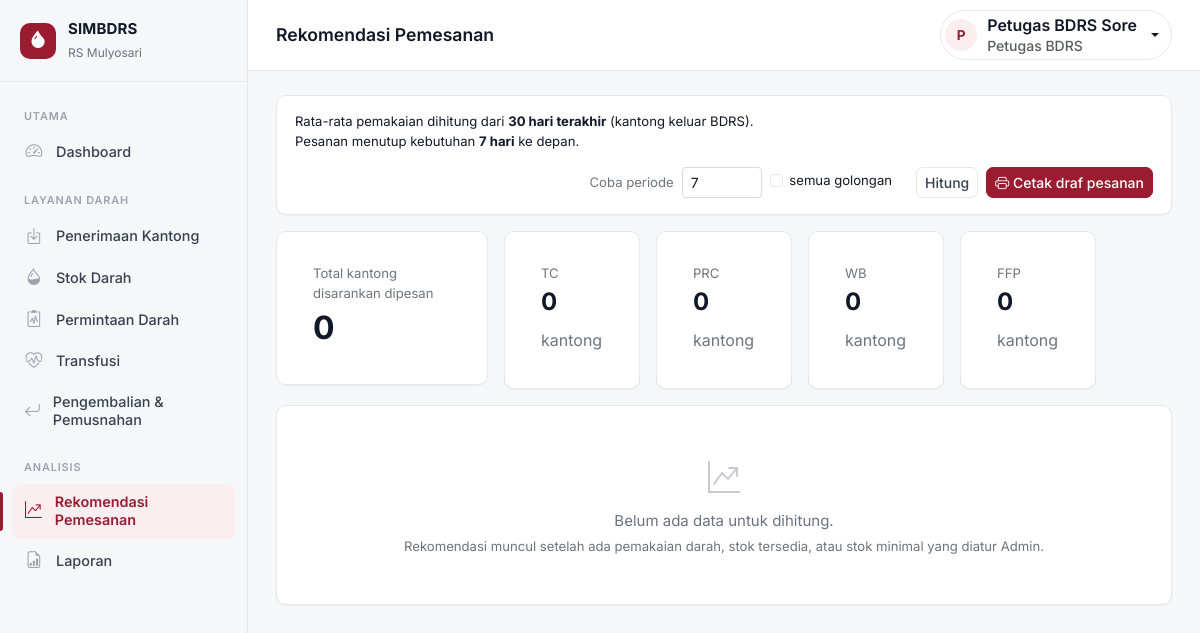
Page /modules/rekomendasi/index.php (signed in) on the committed database.
### tables this page shows
CREATE TABLE komponen_darah (
    id_komponen            INT AUTO_INCREMENT PRIMARY KEY,
    kode                   VARCHAR(10)  NOT NULL UNIQUE,
    nama_komponen          VARCHAR(100) NOT NULL,
    suhu_min               DECIMAL(4,1) NULL,
    suhu_max               DECIMAL(4,1) NULL,
    masa_simpan_hari       INT NOT NULL,           
    batas_peringatan_hari  INT NOT NULL            
);

### includes/fungsi.php (called while the page is built, shortened)
<?php
function e($teks): string
{
    return htmlspecialchars((string) $teks, ENT_QUOTES, 'UTF-8');
}

### auth/cek_akses.php (called while the page is built, shortened)
<?php
require_once __DIR__ . '/../includes/fungsi.php';
function daftar_menu(): array
{
    static $hasil = null;
    if ($hasil === null) {
        require __DIR__ . '/../includes/menu.php';
        $hasil = [];
        foreach ($menu as $m) {
            if (isset($m['kunci'])) {
                $hasil[$m['kunci']] = $m;
            }
        }
    }
    return $hasil;
}
function hak(string $kunci, string $aksi = 'lihat'): bool
{
    global $pdo;
    static $tabel = null;
    $p = pengguna();
    $menu = daftar_menu();
    if (!isset($menu[$kunci]['aksi'])) {
        return true;
    }
    if ($tabel === null) {
        $st = $pdo->prepare('SELECT kunci_menu, lihat, tambah, ubah, hapus FROM hak_akses WHERE role = ?');
        $st->execute([$p['role']]);
        $tabel = [];
        foreach ($st as $r) {
            $tabel[$r['kunci_menu']] = $r;
        }
    }
    $baris = $tabel[$kunci] ?? null;
    return $baris && $baris['lihat'] && $baris[$aksi];
}

### modules/rekomendasi/index.php (the view, shortened to what this page needs)
<?php
require __DIR__ . '/../../auth/cek_akses.php';
$set = $pdo->query("SELECT kunci, nilai FROM pengaturan")->fetchAll(PDO::FETCH_KEY_PAIR);
$N = max(1, (int) ($set['periode_rata_rata_hari'] ?? 30));
$P_db = max(1, (int) ($set['periode_pemesanan_hari'] ?? 7));
$P = $P_db;
$simulasi = $P !== $P_db;
$semua = isset($_GET['semua']);
$komponen = $pdo->query("SELECT id_komponen, kode, nama_komponen FROM komponen_darah ORDER BY masa_simpan_hari, kode")->fetchAll();
$kunci = fn($k, $g, $r) => $k . '|' . $g . '|' . $r;
$pakai = [];
$stmt = $pdo->prepare(
    "SELECT k.id_komponen, k.gol_darah, k.rhesus, COUNT(*) AS n
     FROM transfusi t JOIN kantong_darah k ON k.id_kantong = t.id_kantong
     WHERE t.tgl_keluar_bdrs >= CURDATE() - INTERVAL ? DAY
     GROUP BY k.id_komponen, k.gol_darah, k.rhesus"
);
$stmt->execute([$N]);
foreach ($stmt as $r) {
    $pakai[$kunci($r['id_komponen'], $r['gol_darah'], $r['rhesus'])] = (int) $r['n'];
}
$minimal = [];
foreach ($pdo->query("SELECT id_komponen, gol_darah, rhesus, jumlah_minimal FROM stok_minimal") as $r) {
    $minimal[$kunci($r['id_komponen'], $r['gol_darah'], $r['rhesus'])] = (int) $r['jumlah_minimal'];
}
$tersedia = [];
$akan_ed = [];
$stmt = $pdo->prepare(
    "SELECT id_komponen, gol_darah, rhesus, COUNT(*) AS n,
            SUM(tgl_kedaluwarsa < CURDATE() + INTERVAL ? DAY) AS ed
     FROM kantong_darah
     WHERE status = 'TERSEDIA' AND tgl_kedaluwarsa >= CURDATE()
     GROUP BY id_komponen, gol_darah, rhesus"
);
$stmt->execute([$P]);
foreach ($stmt as $r) {
    $k = $kunci($r['id_komponen'], $r['gol_darah'], $r['rhesus']);
    $tersedia[$k] = (int) $r['n'];
    $akan_ed[$k] = (int) $r['ed'];
}
$baris = [];
$total_pesan = 0;
foreach ($komponen as $c) {
    foreach (['A', 'B', 'AB', 'O'] as $g) {
        foreach (['+', '-'] as $rh) {
            $k = $kunci($c['id_komponen'], $g, $rh);
            $pk = $pakai[$k] ?? 0;
            $mn = $minimal[$k] ?? 0;
            $ts = $tersedia[$k] ?? 0;
            if (!$semua && $pk === 0 && $mn === 0 && $ts === 0) {
                continue;
            }
            $butuh = intdiv($pk * $P + $N - 1, $N);
            $rek = max(0, $butuh + $mn - $ts);
            $total_pesan += $rek;
            $baris[$c['id_komponen']][] = [
                'gol' => $g . $rh, 'pakai' => $pk, 'rata' => $pk / $N, 'butuh' => $butuh,
                'min' => $mn, 'ada' => $ts, 'ed' => $akan_ed[$k] ?? 0, 'rek' => $rek,
            ];
        }
    }
}
require __DIR__ . '/../../includes/header.php';
?>
<section class="panel h-auto mb-3 d-print-none">
    <div class="panel-body d-flex flex-wrap align-items-center gap-3">
        <div class="small">
            <div>Rata-rata pemakaian dihitung dari <strong><?= $N ?> hari terakhir</strong> (kantong keluar BDRS).</div>
            <div>Pesanan menutup kebutuhan <strong><?= $P ?> hari</strong> ke depan<?= $simulasi ? ' <span class="badge text-bg-warning">simulasi — pengaturan tersimpan: ' . $P_db . ' hari</span>' : '' ?>.</div>
        </div>
        <form class="ms-auto d-flex flex-wrap gap-2 align-items-center" method="get">
            <label class="small text-secondary" for="p">Coba periode</label>
            <input class="form-control form-control-sm" style="width:80px" type="number" min="1" max="60" id="p" name="p" value="<?= $P ?>">
            <div class="form-check form-check-inline small mb-0">
                <input class="form-check-input" type="checkbox" id="semua" name="semua" value="1" <?= $semua ? 'checked' : '' ?>>
                <label class="form-check-label" for="semua">semua golongan</label>
            </div>
            <button class="btn btn-sm btn-outline-secondary" type="submit">Hitung</button>
            <button class="btn btn-sm btn-primary" type="button" onclick="window.print()"><i class="bi bi-printer"></i> Cetak draf pesanan</button>
        </form>
    </div>
</section>
<div class="row g-3 mb-3 d-print-none">
    <div class="col-sm-6 col-lg-3"><div class="panel stat h-auto"><div class="panel-body">
        <div class="small text-secondary">Total kantong disarankan dipesan</div>
        <div class="fs-2 fw-bold <?= $total_pesan > 0 ? 'text-danger' : '' ?>"><?= $total_pesan ?></div>
    </div></div></div>
    <?php foreach ($komponen as $c): $sub = array_sum(array_column($baris[$c['id_komponen']] ?? [], 'rek')); ?>
    <div class="col-6 col-sm-3 col-lg-2"><div class="panel stat h-auto"><div class="panel-body">
        <div class="small text-secondary"><?= e($c['kode']) ?></div>
        <div class="fs-4 fw-bold"><?= $sub ?> <small class="fs-6 fw-normal text-secondary">kantong</small></div>
    </div></div></div>
    <?php endforeach; ?>
</div>
<?php if (!$baris): ?>
<section class="panel h-auto">
    <div class="empty-state py-5"><i class="bi bi-graph-up-arrow"></i>
        <p class="mt-2 mb-1">Belum ada data untuk dihitung.</p>
        <p class="small text-secondary mb-0">Rekomendasi muncul setelah ada pemakaian darah, stok tersedia, atau stok minimal yang diatur Admin.</p></div>
</section>
<?php endif; ?>
<?php require __DIR__ . '/../../includes/footer.php'; ?>

### assets/css/style.css (style rules this page uses)
:root { --merah: #9b1c31; --merah-tua: #7a1526; --merah-muda: #fbeef0; --merah-garis: #f3c9d0; --latar: #f6f7f9; --permukaan: #ffffff; --permukaan-2: #f9fafb; --garis: #e5e7eb; --teks: #111827; --teks-2: #374151; --teks-redup: #6b7280; --ok-bg: #e8f5ee; --ok-teks: #166534; --bahaya-bg: #fdecee; --bahaya-teks: #b42318; --waspada-bg: #fff4e0; --waspada-teks: #92400e; --info-bg: #e8f1fd; --info-teks: #1d4ed8; --netral-bg: #f1f2f4; --netral-teks: #374151; --radius: 10px; --radius-sm: 8px; --bayangan: 0 1px 2px rgba(16, 24, 40, .04); --sidebar-lebar: 248px; --bs-primary: var(--merah); --bs-primary-rgb: 155, 28, 49; --bs-link-color: var(--merah); --bs-link-color-rgb: 155, 28, 49; --bs-link-hover-color: var(--merah-tua); --bs-link-hover-color-rgb: 122, 21, 38; --bs-body-font-family: "Inter", "Segoe UI", system-ui, -apple-system, Roboto, Arial, sans-serif; --bs-body-color: var(--teks); --bs-border-color: var(--garis); --bs-border-radius: var(--radius-sm); }
body { background: var(--latar); color: var(--teks); font-size: .9375rem; -webkit-font-smoothing: antialiased; }
.btn { font-weight: 500; border-radius: var(--radius-sm); }
.btn-sm { border-radius: 7px; }
.btn-primary { --bs-btn-bg: var(--merah); --bs-btn-border-color: var(--merah); --bs-btn-hover-bg: var(--merah-tua); --bs-btn-hover-border-color: var(--merah-tua); --bs-btn-active-bg: var(--merah-tua); --bs-btn-active-border-color: var(--merah-tua); --bs-btn-disabled-bg: var(--merah); --bs-btn-disabled-border-color: var(--merah); --bs-btn-focus-shadow-rgb: 155, 28, 49; }
.btn-outline-secondary { --bs-btn-color: var(--teks-2); --bs-btn-border-color: var(--garis); --bs-btn-bg: #fff; --bs-btn-hover-color: var(--teks); --bs-btn-hover-bg: var(--permukaan-2); --bs-btn-hover-border-color: #d1d5db; --bs-btn-active-color: var(--teks); --bs-btn-active-bg: #eef0f3; --bs-btn-active-border-color: #d1d5db; }
.form-control, .form-select { border-color: #d6d9de; }
.panel { background: var(--permukaan); border: 1px solid var(--garis); border-radius: var(--radius); box-shadow: var(--bayangan); height: 100%; }
.panel-body { padding: 16px 18px; }
.stat { display: flex; align-items: flex-start; gap: 14px; padding: 16px 18px; }
.empty-state { text-align: center; color: var(--teks-redup); padding: 32px 16px; }
.empty-state .bi { font-size: 2rem; color: #c7cbd1; }

### rows in the picture
komponen_darah: kode "TC", id_komponen "0"
komponen_darah: kode "PRC", id_komponen "0"
komponen_darah: kode "WB", id_komponen "0"
komponen_darah: kode "FFP", id_komponen "0"

### other values in the picture
NAMA_APP "SIMBDRS"
NAMA_RS "RS Mulyosari"
$m['judul'] "UTAMA"
$m['label'] "Dashboard"
$m['judul'] "LAYANAN DARAH"
$m['label'] "Penerimaan Kantong"
$m['label'] "Stok Darah"
$m['label'] "Permintaan Darah"
$m['label'] "Transfusi"
$m['label'] "Pengembalian & Pemusnahan"
$m['judul'] "ANALISIS"
$m['label'] "Rekomendasi Pemesanan"
$m['label'] "Laporan"
$judul "Rekomendasi Pemesanan"
substr($saya['nama'], 0, 1) "P"
